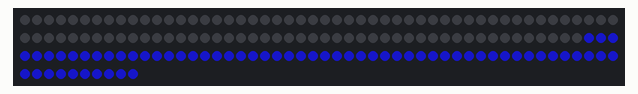
Recording of a sketch running on a simulated Arduino Uno, built with avr-gcc and run on an emulated ATmega328P. On the bench: 160 RGB LEDs in strip order, left to right, continuing on the next row. Dim RGB values are drawn brighter than linear; random numbers use the default seed unless the sketch sets one.

Above: at 0.1 s.

The sketch:

Tron_Lighting_3.ino
```cpp
#include <FastLED.h>

#define LED_PIN     2    // Pin connected to the LED strip
#define START_INDEX 97
#define NUM_LEDS    160   // Adjust to your LED count
#define BRIGHTNESS  100  // Adjust brightness (0-255)

#define BASE_COLOR  CRGB(30, 30, 255)   // Deep blue (default state)
//#define PULSE_COLOR CRGB(255, 8, 0)   // Aggressive red pulse effect
#define PULSE_COLOR CRGB(50, 150, 255)    // Lighter blue (pulse effect)

CRGB leds[NUM_LEDS];

static uint8_t offset = 0;  // Pulse movement offset
static uint8_t pulseGap = 1000; // Distance between pulses (bigger = fewer pulses)
static uint8_t pulseWidth = 12; // Width of each pulse (makes them more noticeable)
static uint8_t fps = 1;
int timer = millis();

void setup() {
    FastLED.addLeds<WS2812, LED_PIN, GRB>(leds, NUM_LEDS);
    FastLED.setBrightness(BRIGHTNESS);
}

// Function for fewer, stronger pulses
void pulseElectricity() {

    for (int i = START_INDEX; i < NUM_LEDS; i++) {
        leds[i] = BASE_COLOR; // Default to deep blue

        // Create fewer, stronger pulses
        if ((i + offset) % pulseGap < pulseWidth) {
            int strength = sin8((i * 25 + offset) % 255); // More intense pulsing
            leds[i] = blend(BASE_COLOR, PULSE_COLOR, strength);
        }
    }

    FastLED.show();

    // Move pulses at a noticeable pace
    offset += 7;

    // Randomly update pulse spacing & width occasionally to keep effect organic
    if (random(0, 10) > 8) { // 20% chance per loop
        pulseGap = getWeightedRandom(1000, 3000, 2000);
        //pulseWidth = getWeightedRandom(5, 30, 12);
    }
}

uint16_t getWeightedRandom(uint16_t min, uint16_t max, uint16_t avg) {
    int value;
    do {
        value = random(min, max) * 0.4 + avg * 0.6; // Skew toward avg
    } while (value < min || value > max);
    return value;
}

void waitUntil(int waitDelay) {
  while (millis() < timer + waitDelay) {
    delay(1);
  }
  timer = millis();
}

void loop() {
    pulseElectricity();
    waitUntil(1000 / fps);
}
```
